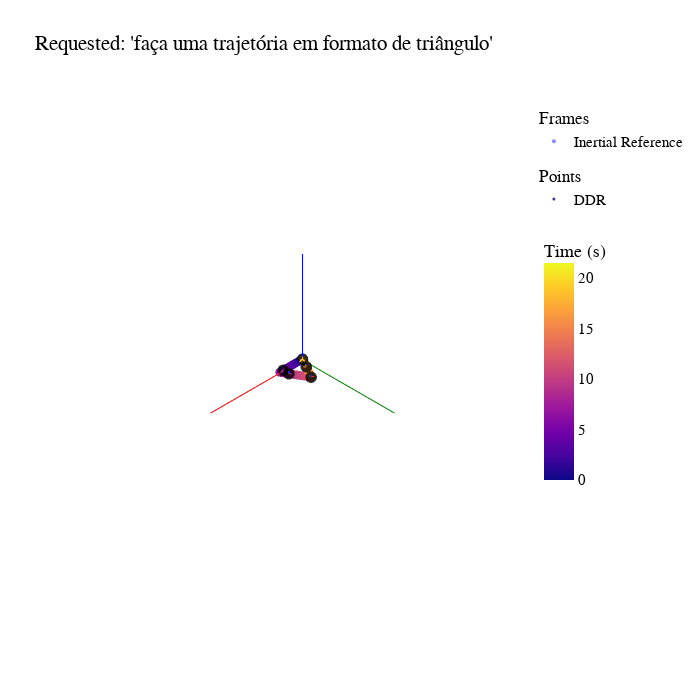

Write notebook code for a chart like this one.
### Code cell
# Create the Scene Viewer
scene = Viewer3D(title=f"Requested:\n'{recognized_speech}'", 
                 size=4) # In m

# Add inertial reference
scene.add_frame(
    transformation=np.eye(4), 
    name="Inertial Reference", 
    axis_size=5
)

# Add robot trajectory 
scene.add_points(points=trajectory, 
                 name='DDR',
                 color=time_vector,
                 colorscale='plasma',
                 range=[time_vector[0], time_vector[-1] + 0.5],
                 colorbar="Time (s)")

# Display poses
n_poses = 5
for pose in poses[::len(poses) // n_poses]:
    # Add poses
    scene.add_frame(
        transformation=pose, 
        axis_size=0.1,
        color='black'
    )

scene.figure.show()

### Figure 1 — Plotly figure (JSON) as saved in the notebook; plotly's stock layout.template omitted (floating-point values rounded to 4 significant figures; data arrays with more than 128 entries replaced by an {"elided": "..."} marker saying what was removed)
{"data": [{"legendgroup": "Frames", "legendgrouptitle": {"text": "Frames"}, "marker": {"opacity": 0.8, "size": 4}, "mode": "markers", "name": "Inertial Reference", "showlegend": true, "type": "scatter3d", "x": [0], "y": [0], "z": [0]}, {"hoverinfo": "skip", "line": {"color": "red", "width": 2}, "mode": "lines", "name": "xInertial Reference", "showlegend": false, "type": "scatter3d", "x": [0, 5], "y": [0, 0], "z": [0, 0]}, {"hoverinfo": "skip", "line": {"color": "green", "width": 2}, "mode": "lines", "name": "yInertial Reference", "showlegend": false, "type": "scatter3d", "x": [0, 0], "y": [0, 5], "z": [0, 0]}, {"hoverinfo": "skip", "line": {"color": "blue", "width": 2}, "mode": "lines", "name": "zInertial Reference", "showlegend": false, "type": "scatter3d", "x": [0, 0], "y": [0, 0], "z": [0, 5]}, {"legendgroup": "Points", "legendgrouptitle": {"text": "Points"}, "marker": {"cmax": 21.5, "cmin": 0, "color": {"elided": "420 float values"}, "colorbar": {"len": 0.5, "lenmode": "fraction", "title": {"text": "Time (s)"}}, "colorscale": [[0, "#0d0887"], [0.1111, "#46039f"], [0.2222, "#7201a8"], [0.3333, "#9c179e"], [0.4444, "#bd3786"], [0.5556, "#d8576b"], [0.6667, "#ed7953"], [0.7778, "#fb9f3a"], [0.8889, "#fdca26"], [1, "#f0f921"]], "opacity": 0.8, "size": 3}, "mode": "markers", "name": "DDR", "showlegend": true, "type": "scatter3d", "x": {"elided": "420 float values"}, "y": {"elided": "420 float values"}, "z": {"elided": "420 float values"}}, {"legendgroup": "Frames", "legendgrouptitle": {"text": "Frames"}, "marker": {"color": "black", "opacity": 0.8, "size": 4}, "mode": "markers", "name": "", "showlegend": false, "type": "scatter3d", "x": [0.01], "y": [0], "z": [0.04]}, {"hoverinfo": "skip", "line": {"color": "red", "width": 2}, "mode": "lines", "name": "x", "showlegend": false, "type": "scatter3d", "x": [0.01, 0.11], "y": [0, 0], "z": [0.04, 0.04]}, {"hoverinfo": "skip", "line": {"color": "green", "width": 2}, "mode": "lines", "name": "y", "showlegend": false, "type": "scatter3d", "x": [0.01, 0.01], "y": [0, 0.1], "z": [0.04, 0.04]}, {"hoverinfo": "skip", "line": {"color": "blue", "width": 2}, "mode": "lines", "name": "z", "showlegend": false, "type": "scatter3d", "x": [0.01, 0.01], "y": [0, 0], "z": [0.04, 0.14]}, {"legendgroup": "Frames", "legendgrouptitle": {"text": "Frames"}, "marker": {"color": "black", "opacity": 0.8, "size": 4}, "mode": "markers", "name": "", "showlegend": false, "type": "scatter3d", "x": [0.85], "y": [0], "z": [0.04]}, {"hoverinfo": "skip", "line": {"color": "red", "width": 2}, "mode": "lines", "name": "x", "showlegend": false, "type": "scatter3d", "x": [0.85, 0.95], "y": [0, 0], "z": [0.04, 0.04]}, {"hoverinfo": "skip", "line": {"color": "green", "width": 2}, "mode": "lines", "name": "y", "showlegend": false, "type": "scatter3d", "x": [0.85, 0.85], "y": [0, 0.1], "z": [0.04, 0.04]}, {"hoverinfo": "skip", "line": {"color": "blue", "width": 2}, "mode": "lines", "name": "z", "showlegend": false, "type": "scatter3d", "x": [0.85, 0.85], "y": [0, 0], "z": [0.04, 0.14]}, {"legendgroup": "Frames", "legendgrouptitle": {"text": "Frames"}, "marker": {"color": "black", "opacity": 0.8, "size": 4}, "mode": "markers", "name": "", "showlegend": false, "type": "scatter3d", "x": [0.855], "y": [0.2511], "z": [0.04]}, {"hoverinfo": "skip", "line": {"color": "red", "width": 2}, "mode": "lines", "name": "x", "showlegend": false, "type": "scatter3d", "x": [0.855, 0.805], "y": [0.2511, 0.3377], "z": [0.04, 0.04]}, {"hoverinfo": "skip", "line": {"color": "green", "width": 2}, "mode": "lines", "name": "y", "showlegend": false, "type": "scatter3d", "x": [0.855, 0.7684], "y": [0.2511, 0.2011], "z": [0.04, 0.04]}, {"hoverinfo": "skip", "line": {"color": "blue", "width": 2}, "mode": "lines", "name": "z", "showlegend": false, "type": "scatter3d", "x": [0.855, 0.855], "y": [0.2511, 0.2511], "z": [0.04, 0.14]}, {"legendgroup": "Frames", "legendgrouptitle": {"text": "Frames"}, "marker": {"color": "black", "opacity": 0.8, "size": 4}, "mode": "markers", "name": "", "showlegend": false, "type": "scatter3d", "x": [0.5], "y": [0.866], "z": [0.04]}, {"hoverinfo": "skip", "line": {"color": "red", "width": 2}, "mode": "lines", "name": "x", "showlegend": false, "type": "scatter3d", "x": [0.5, 0.4066], "y": [0.866, 0.9019], "z": [0.04, 0.04]}, {"hoverinfo": "skip", "line": {"color": "green", "width": 2}, "mode": "lines", "name": "y", "showlegend": false, "type": "scatter3d", "x": [0.5, 0.4642], "y": [0.866, 0.7727], "z": [0.04, 0.04]}, {"hoverinfo": "skip", "line": {"color": "blue", "width": 2}, "mode": "lines", "name": "z", "showlegend": false, "type": "scatter3d", "x": [0.5, 0.5], "y": [0.866, 0.866], "z": [0.04, 0.14]}, {"legendgroup": "Frames", "legendgrouptitle": {"text": "Frames"}, "marker": {"color": "black", "opacity": 0.8, "size": 4}, "mode": "markers", "name": "", "showlegend": false, "type": "scatter3d", "x": [0.215], "y": [0.3724], "z": [0.04]}, {"hoverinfo": "skip", "line": {"color": "red", "width": 2}, "mode": "lines", "name": "x", "showlegend": false, "type": "scatter3d", "x": [0.215, 0.165], "y": [0.3724, 0.2858], "z": [0.04, 0.04]}, {"hoverinfo": "skip", "line": {"color": "green", "width": 2}, "mode": "lines", "name": "y", "showlegend": false, "type": "scatter3d", "x": [0.215, 0.3016], "y": [0.3724, 0.3224], "z": [0.04, 0.04]}, {"hoverinfo": "skip", "line": {"color": "blue", "width": 2}, "mode": "lines", "name": "z", "showlegend": false, "type": "scatter3d", "x": [0.215, 0.215], "y": [0.3724, 0.3724], "z": [0.04, 0.14]}], "layout": {"font": {"color": "black", "family": "Arial", "size": 15}, "height": 700, "scene": {"aspectmode": "cube", "camera": {"projection": {"type": "orthographic"}}, "xaxis": {"range": [-4, 4], "showaxeslabels": false, "showbackground": false, "showgrid": false, "showspikes": false, "showticklabels": false, "title": {"text": ""}}, "yaxis": {"range": [-4, 4], "showaxeslabels": false, "showbackground": false, "showgrid": false, "showspikes": false, "showticklabels": false, "title": {"text": ""}}, "zaxis": {"range": [-4, 4], "showaxeslabels": false, "showbackground": false, "showgrid": false, "showspikes": false, "showticklabels": false, "title": {"text": ""}}}, "title": {"text": "Requested:\n'faça uma trajetória em formato de triângulo'"}, "width": 700}}
